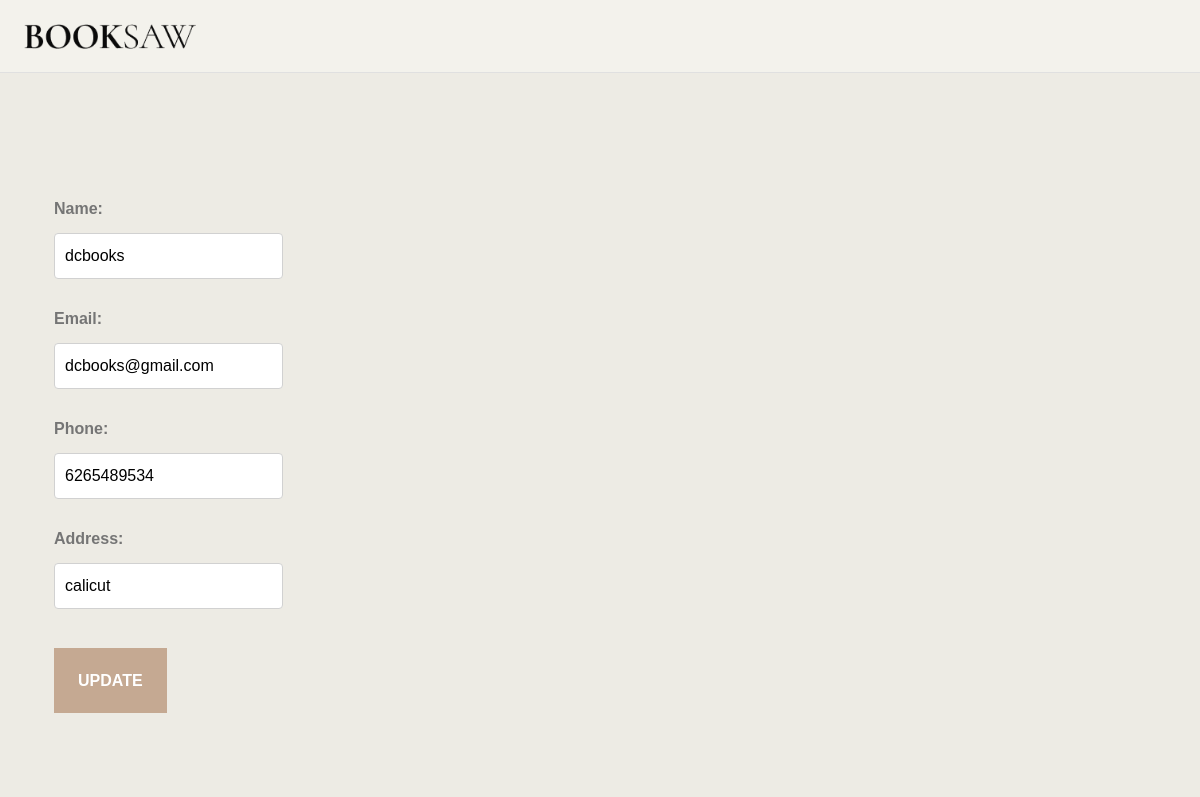
/seller_update/3, run on the app's committed database.
### bookstore_app/models.py (models this page shows)
class Seller(models.Model):
    user = models.OneToOneField(Login_view, on_delete=models.CASCADE)
    name = models.CharField(max_length=20)
    email = models.EmailField()
    phone = models.CharField(max_length=10)
    address = models.CharField(max_length=50)

### bookstore_app/seller_views.py (the view)
# urls.py: path('seller_update/<int:id>',seller_views.seller_update,name="seller_update"),
def seller_update(request,id):
    data = Seller.objects.get(id=id)
    form = SellerRegister(instance=data)
    if request.method == 'POST':
        form1 = SellerRegister(request.POST, instance=data)
        if form1.is_valid():
            form1.save()
            return redirect('seller_page')
    return render(request,"seller/update.html",{'form':form})

### bookstore_app/forms.py
class SellerRegister(forms.ModelForm):
    class Meta:
        model = Seller
        fields = ('name', 'email', 'phone', 'address')

### templates/seller/update.html (shortened to what this page needs)
{% extends 'base.html' %}
{%load crispy_forms_tags %}
{% block content %}
<section id="best-selling" class="leaf-pattern-overlay">
		<div class="container">
			<div class="row justify-content-center">
                <form method="post">
					{{ form }}
                <button type="submit">update</button>
            	</form>
			</div>
		</div>
</section>
{% endblock %}}

### static/style.css (style rules this page uses)
:root { --header-height: 160px; --header-height-min: 80px; }
:root { --accent-color: #C5A992; --secondary-color: #C5A992; --dark-color: #2f2f2f; --light-color: #F3F2EC; --body-text-color: #757575; --light-text-color: #afafaf; --dark-text-color: #2f2f2f; }
:root { --body-font: "Raleway", sans-serif; --heading-font: "Prata", Georgia, serif; --secondary-font: "Playfair Display", Georgia, serif; }
:root, [data-bs-theme=light] { --heading-font: "Prata", Georgia, serif; --heading-font-weight: 400; --heading-color: var(--bs-dark); --heading-line-height: 1.1; --swiper-theme-color: var(--bs-primary); --custom-easing: cubic-bezier(.17, .67, .83, .67); --bs-body-font-family: "Raleway", arial, sans-serif; --bs-body-font-size: 0.9rem; --bs-body-font-weight: 400; --bs-body-line-height: 1.7; --bs-body-color: #333; --bs-body-color-rgb: 51, 51, 51; --bs-primary: #C5A992; --bs-primary-dark: #C5A992; --bs-secondary: #C5A992; --bs-black: #111; --bs-light: #F1F1F0; --bs-dark: #212529; --bs-gray: #949494; --bs-gray-dark: #51565b; --bs-primary-rgb: 169, 128, 115; --bs-secondary-rgb: 253, 238, 233; --bs-black-rgb: 17, 17, 17; --bs-light-rgb: 241, 241, 240; --bs-dark-rgb: 33, 37, 41; --bs-link-color: var(--bs-dark); --bs-link-color-rgb: 17, 17, 17; --bs-link-decoration: underline; --bs-link-hover-color: var(--bs-primary); --bs-link-hover-color-rgb: 169, 128, 115; }
.container, .container-fluid, .container-lg, .container-md, .container-sm, .container-xl, .container-xxl { --bs-gutter-x: 2.5rem; }
.container, .container-fluid, .container-lg, .container-md, .container-sm, .container-xl, .container-xxl { --bs-gutter-x: 3rem; }
*, *::before, *::after { -webkit-box-sizing: border-box; -moz-box-sizing: border-box; box-sizing: border-box; }
html { box-sizing: border-box; }
body { font-family: var(--body-font); font-size: 16px; line-height: 2; color: var(--body-text-color); background-color: var(--light-color); }
button, input, select, textarea { font-family: inherit; font-size: inherit; line-height: inherit; outline: 0; }
::placeholder { color: #999; }
.container::after, .row::after, .clearfix::after { display: block; clear: both; content: ""; }
input[type="email"], input[type="number"], input[type="search"], input[type="text"], input[type="tel"], input[type="url"], input[type="password"], textarea, select { padding: 6px 10px; background-color: #fff; border: 1px solid #D1D1D1; border-radius: 4px; box-shadow: none; box-sizing: border-box; }
input[type="email"], input[type="number"], input[type="search"], input[type="text"], input[type="tel"], input[type="url"], input[type="password"], textarea { -webkit-appearance: none; -moz-appearance: none; appearance: none; }
label, legend { display: block; margin-bottom: .5rem; font-weight: 600; }
button, .button { margin-bottom: 1rem; }
input, textarea, select, fieldset { margin-bottom: 1.5rem; }
pre, blockquote, dl, figure, table, p, ul, ol, form { margin-bottom: 2.5rem; }
a.btn, input[type="button"], input[type="submit"], input[type="reset"], input[type="file"], button { background-image: none; background: var(--accent-color); text-decoration: none !important; display: inline-block; position: relative; border: 1px solid transparent; border-radius: 0; padding: 0.75em 1.5em; margin-top: 15px; font-size: 15px; font-weight: bold; line-height: normal; text-align: center; text-transform: uppercase; color: #fff; z-index: 1; cursor: pointer; white-space: nowrap; vertical-align: middle; -webkit-transition: all 0.3s ease-in; transition: all 0.3s ease-in; -ms-touch-action: manipulation; touch-action: manipulation; -webkit-user-select: none; -moz-user-select: none; -ms-user-select: none; user-select: none; }
button { font-size: 1em; font-weight: 600; border: none; height: 65px; cursor: pointer; text-transform: uppercase; }
.leaf-pattern-overlay { background-image: url(images/leaf.png); background-repeat: no-repeat; background-position: bottom left; }
#best-selling { background: #EDEBE4; padding: 120px 0; }

### data on the page
Seller: name "dcbooks", email "dcbooks@gmail.com", phone "6265489534", address "calicut"
